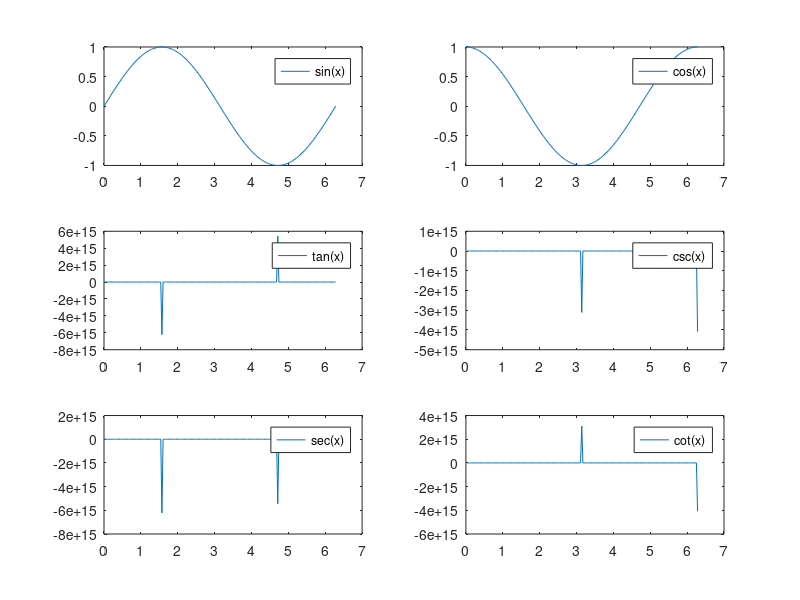

MATLAB code to generate this figure:
%{
Here we will create the 2D Plot of basic trigonometric functions like sin, cos, tan, cosec or csc ,sec and cot on the
interval of 0 to 2pi and display them using the subplot function in the layout having 3 rows and two coulumns.
%}

x = 0:pi/100:2*pi ;
%the variable x is defined as a vector from 0 to 2pi in  increment of pi/100
%this gives a smooth curve when plotting the functions

%2D subplot of sin x
y = sin(x);
subplot(3,2,1);
plot(x,y)
legend('sin(x)');
hold
%{
the above piece of code calculates sin(x) and  the value is stored in the variable
named y (in this case);

then as the name of the subplot suggests it creates the plot in 3 row and 2 columns grid
system;

then the function plot(x,y) plots sin(x) against x;
then the legend function adds the legend which is enclosed in single quote;

then the hold function allows us to plot more on the same axes later ;

we are going to follow the same process to plot the remainig functions ;
%}

%2D plot of cos x
z = cos(x);
subplot(3,2,2);
plot(x,z)
legend('cos(x)');
hold

%2d plot of tan x
a = tan(x);
subplot(3,2,3);
plot(x,a)
legend('tan(x)');
hold

%2D plot of cosec x
b = csc(x);
subplot(3,2,4);
plot(x,b)
legend('csc(x)');
hold

%2D plot of sec x
c = sec(x);
subplot(3,2,5);
plot(x,c)
legend('sec(x)');
hold

%2D plot of cot x
d = cot(x);
subplot(3,2,6);
plot(x,d)
legend('cot(x)');

%issues in  or  some questions that may arise in your minid are dealt in the readme file

